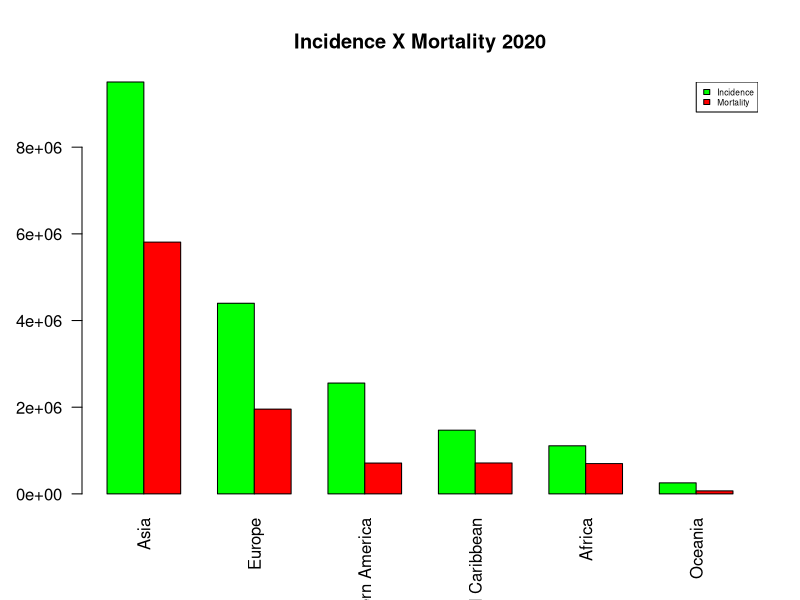
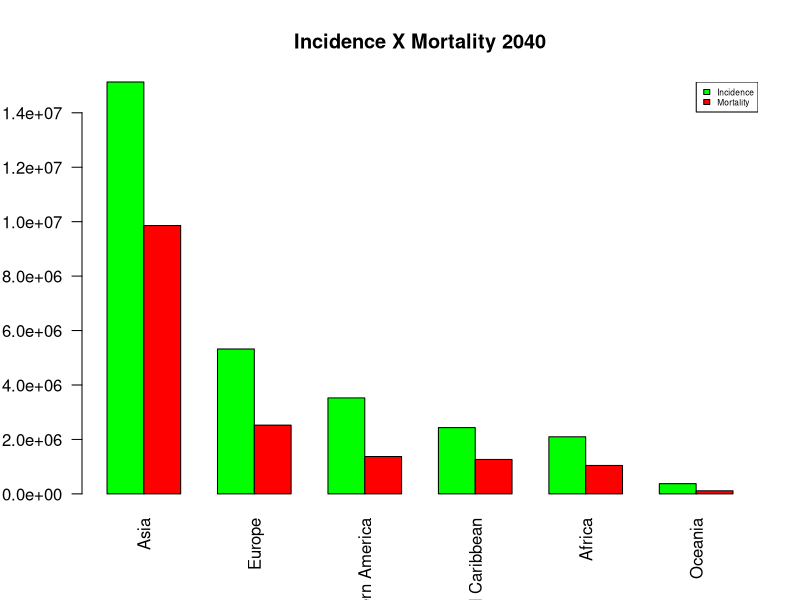
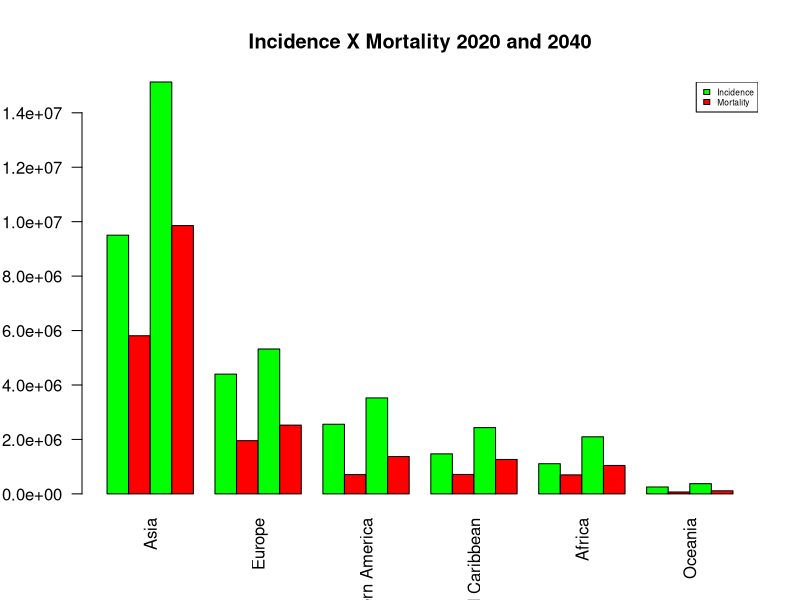
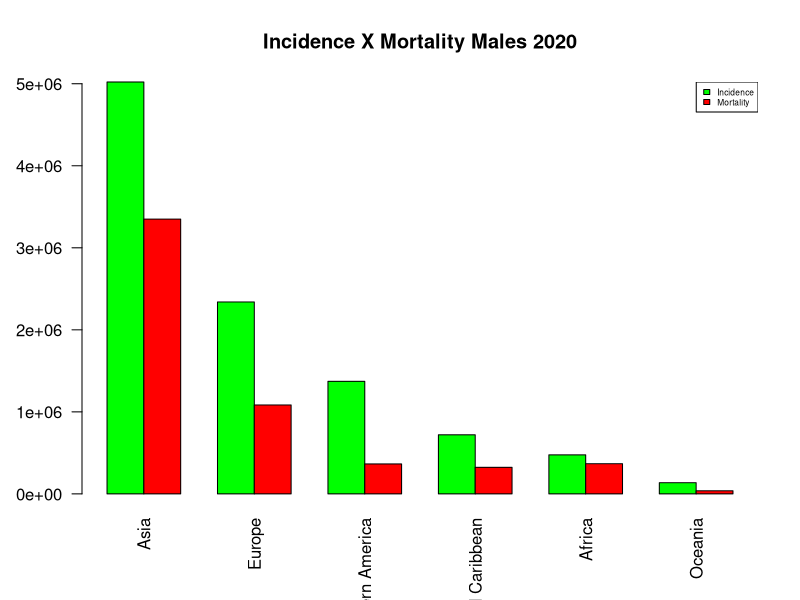
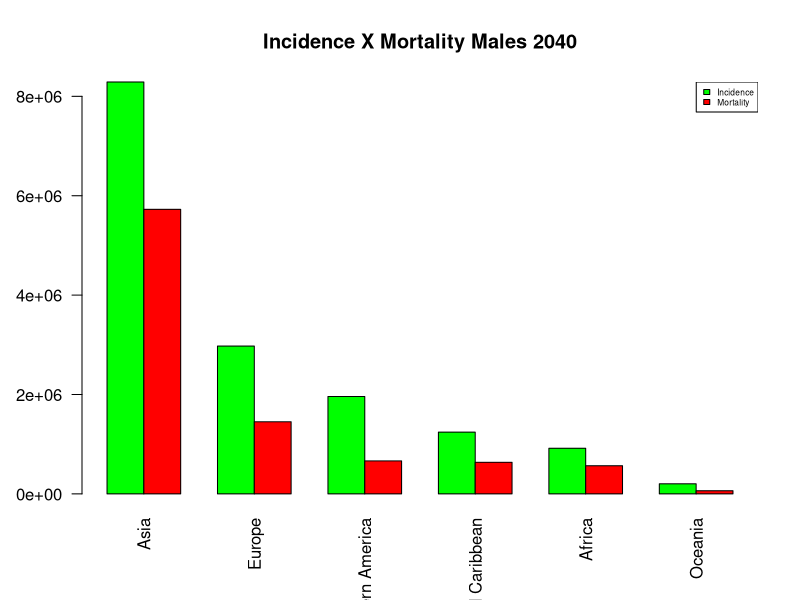
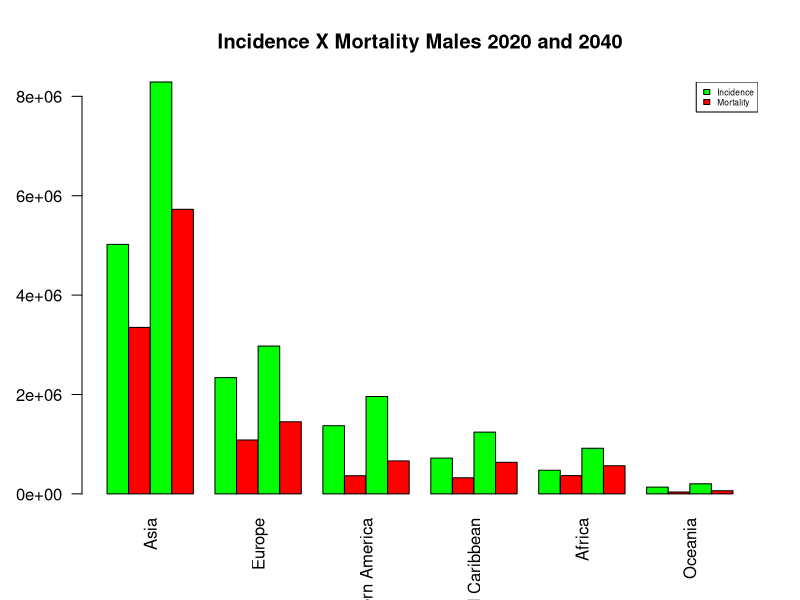
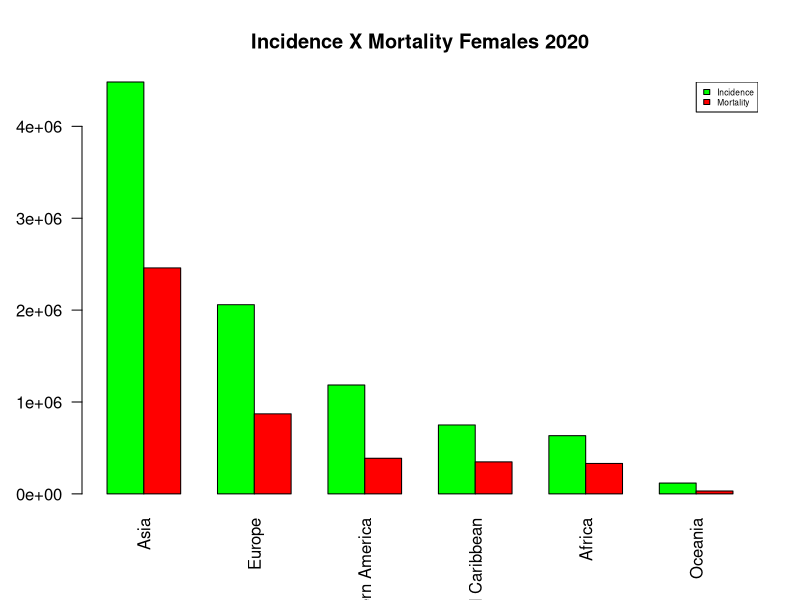
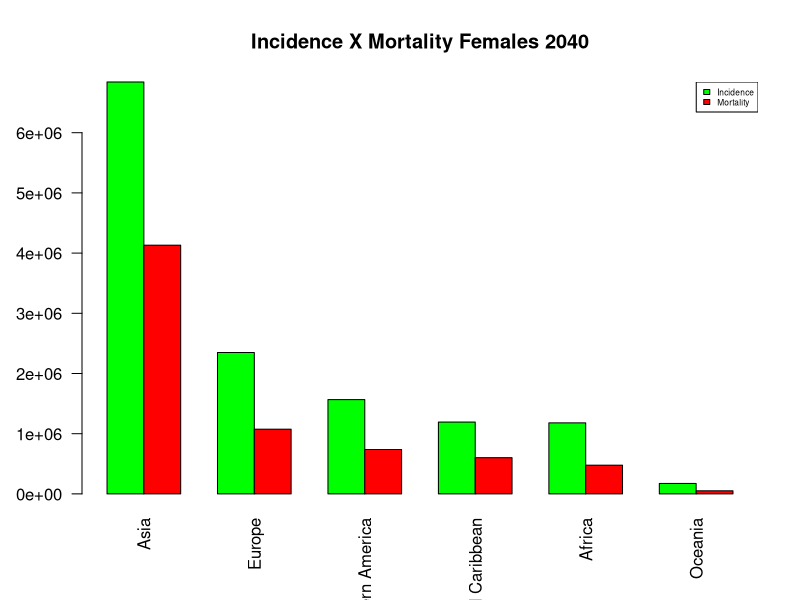

Write the R code that produced these figures, in order.
setwd("~/Projects/IAA/ciencia_de_dados/cancer")

# read csvs incidence
incidence <- read.csv("data/incidence.csv")
incidence_males <- read.csv("data/incidence_males.csv")
incidence_females <- read.csv("data/incidence_females.csv")

mortality <- read.csv("mortality.csv")
mortality_males <- read.csv("mortality_males.csv")
mortality_females <- read.csv("mortality_females.csv")

## Incidente X Mortality 2020
df_incidence_vs_mortality <- data.frame(incidence = incidence$X2020, mortality = mortality$X2020)
mtx_incidence_vs_mortality <- data.matrix(t(df_incidence_vs_mortality))
# Create the input vectors.
colors = c("green","red")
countries <- incidence$Label
kinds <- c("Incidence","Mortality")
barplot(mtx_incidence_vs_mortality, main = "Incidence X Mortality 2020", names.arg = countries, las = 2, col = colors, beside = TRUE)

legend("topright", kinds, cex = 0.5, fill = colors)


## Incidente X Mortality 2040
df_incidence_vs_mortality <- data.frame(incidence = incidence$Prediction.in.2040, mortality = mortality$Prediction.in.2040)
mtx_incidence_vs_mortality <- data.matrix(t(df_incidence_vs_mortality))
# Create the input vectors.
colors = c("green","red")
countries <- incidence$Label
kinds <- c("Incidence","Mortality")
barplot(mtx_incidence_vs_mortality, main = "Incidence X Mortality 2040", names.arg = countries, las = 2, col = colors, beside = TRUE)

legend("topright", kinds, cex = 0.5, fill = colors)


## Incidente X Mortality 2020 and 2040
df_incidence_vs_mortality <- data.frame(incidence = incidence$X2020, mortality = mortality$X2020, incidence2020 = incidence$Prediction.in.2040, mortality2040 = mortality$Prediction.in.2040)
mtx_incidence_vs_mortality <- data.matrix(t(df_incidence_vs_mortality))
# Create the input vectors.
colors = c("green","red","green","red")
countries <- incidence$Label
kinds <- c("Incidence","Mortality")
barplot(mtx_incidence_vs_mortality, main = "Incidence X Mortality 2020 and 2040", names.arg = countries, las = 2, col = colors, beside = TRUE)

legend("topright", kinds, cex = 0.5, fill = colors)





## Incidente X Mortality Males 2020
df_incidence_vs_mortality <- data.frame(incidence = incidence_males$X2020, mortality = mortality_males$X2020)
mtx_incidence_vs_mortality <- data.matrix(t(df_incidence_vs_mortality))
# Create the input vectors.
colors = c("green","red")
countries <- incidence$Label
kinds <- c("Incidence","Mortality")
barplot(mtx_incidence_vs_mortality, main = "Incidence X Mortality Males 2020", names.arg = countries, las = 2, col = colors, beside = TRUE)

legend("topright", kinds, cex = 0.5, fill = colors)

## Incidente X Mortality Males 2040
df_incidence_vs_mortality <- data.frame(incidence = incidence_males$Prediction.in.2040, mortality = mortality_males$Prediction.in.2040)
mtx_incidence_vs_mortality <- data.matrix(t(df_incidence_vs_mortality))
# Create the input vectors.
colors = c("green","red")
countries <- incidence$Label
kinds <- c("Incidence","Mortality")
barplot(mtx_incidence_vs_mortality, main = "Incidence X Mortality Males 2040", names.arg = countries, las = 2, col = colors, beside = TRUE)

legend("topright", kinds, cex = 0.5, fill = colors)


## Incidente X Mortality Males 2020 and 2040
df_incidence_vs_mortality <- data.frame(incidence = incidence_males$X2020, mortality = mortality_males$X2020, incidence2020 = incidence_males$Prediction.in.2040, mortality2040 = mortality_males$Prediction.in.2040)
mtx_incidence_vs_mortality <- data.matrix(t(df_incidence_vs_mortality))
# Create the input vectors.
colors = c("green","red","green","red")
countries <- incidence$Label
kinds <- c("Incidence","Mortality")
barplot(mtx_incidence_vs_mortality, main = "Incidence X Mortality Males 2020 and 2040", names.arg = countries, las = 2, col = colors, beside = TRUE)

legend("topright", kinds, cex = 0.5, fill = colors)







## Incidente X Mortality Females 2020
df_incidence_vs_mortality <- data.frame(incidence = incidence_females$X2020, mortality = mortality_females$X2020)
mtx_incidence_vs_mortality <- data.matrix(t(df_incidence_vs_mortality))
# Create the input vectors.
colors = c("green","red")
countries <- incidence$Label
kinds <- c("Incidence","Mortality")
barplot(mtx_incidence_vs_mortality, main = "Incidence X Mortality Females 2020", names.arg = countries, las = 2, col = colors, beside = TRUE)

legend("topright", kinds, cex = 0.5, fill = colors)

## Incidente X Mortality Females 2040
df_incidence_vs_mortality <- data.frame(incidence = incidence_females$Prediction.in.2040, mortality = mortality_females$Prediction.in.2040)
mtx_incidence_vs_mortality <- data.matrix(t(df_incidence_vs_mortality))
# Create the input vectors.
colors = c("green","red")
countries <- incidence$Label
kinds <- c("Incidence","Mortality")
barplot(mtx_incidence_vs_mortality, main = "Incidence X Mortality Females 2040", names.arg = countries, las = 2, col = colors, beside = TRUE)

legend("topright", kinds, cex = 0.5, fill = colors)


## Incidente X Mortality Females 2020 and 2040
df_incidence_vs_mortality <- data.frame(incidence = incidence_females$X2020, mortality = mortality_females$X2020, incidence2020 = incidence_females$Prediction.in.2040, mortality2040 = mortality_females$Prediction.in.2040)
mtx_incidence_vs_mortality <- data.matrix(t(df_incidence_vs_mortality))
# Create the input vectors.
colors = c("green","red","green","red")
countries <- incidence$Label
kinds <- c("Incidence","Mortality")
barplot(mtx_incidence_vs_mortality, main = "Incidence X Mortality Females 2020 and 2040", names.arg = countries, las = 2, col = colors, beside = TRUE)

legend("topright", kinds, cex = 0.5, fill = colors)


